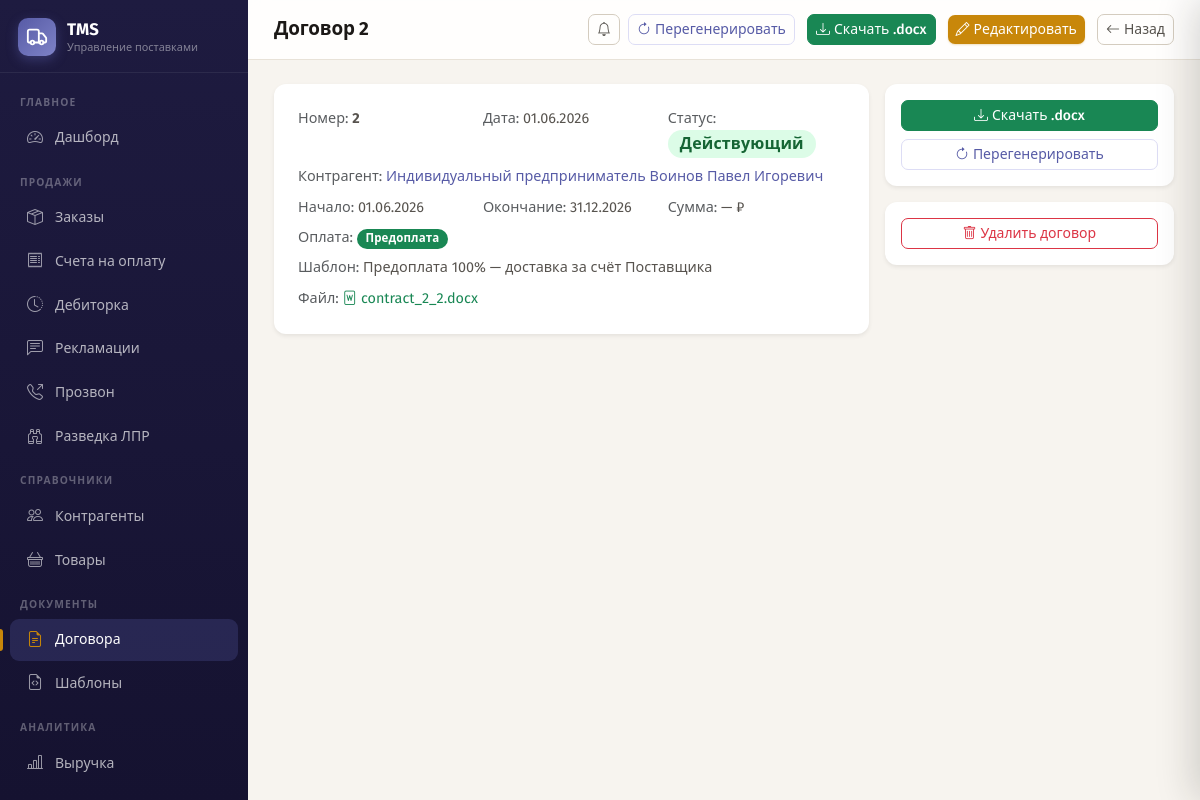
/contracts/2 (signed in), run on the app's committed database.
### app/models.py (models this page shows)
class Contract(Base):
    __tablename__ = "contracts"
    id = Column(Integer, primary_key=True, index=True)
    number = Column(String(50), unique=True, nullable=False)
    date = Column(Date, nullable=False)
    counterparty_id = Column(Integer, ForeignKey("counterparties.id"), nullable=False)
    template_id = Column(Integer, ForeignKey("document_templates.id"))
    subject = Column(String(500))
    status = Column(String(20), default="draft")
    start_date = Column(Date)
    end_date = Column(Date)
    amount = Column(Float)
    payment_type = Column(String(10), default="prepay")  # prepay (предоплата) / deferred (отсрочка)
    payment_days = Column(Integer)  # дней отсрочки (для шаблонов с отсрочкой)
    file_path = Column(String(500))
    notes = Column(Text)
    created_at = Column(DateTime, server_default=func.now())
    counterparty = relationship("Counterparty", back_populates="contracts")
    template = relationship("DocumentTemplate")

class Counterparty(Base):
    __tablename__ = "counterparties"
    id = Column(Integer, primary_key=True, index=True)
    name = Column(String(200), nullable=False)
    trade_name = Column(String(200))
    short_name = Column(String(100))
    inn = Column(String(12))
    kpp = Column(String(9))
    ogrn = Column(String(15))
    legal_address = Column(String(500))
    actual_address = Column(String(500))
    phone = Column(String(50))
    email = Column(String(100))
    contact_person = Column(String(100))
    signatory = Column(String(100))  # Подписант в формате «Фамилия И.О.» (для ИП)
    type = Column(String(20), default="client")  # client / supplier / both
    entity_type = Column(String(10), default="ooo")  # ooo / ip / other
    bank_name = Column(String(200))
    bank_account = Column(String(20))
    bank_bik = Column(String(9))
    bank_corr_account = Column(String(20))
    notes = Column(Text)
    is_active = Column(Boolean, default=True)
    created_at = Column(DateTime, server_default=func.now())
    payment_delay_days = Column(Integer, default=2)           # дней отсрочки
    payment_delay_type = Column(String(10), default="banking") # 'banking' или 'calendar'
    default_discount_pct = Column(Float, default=0.0)
    category = Column(String(1))          # A / B / C / None
    category_manual = Column(Boolean, default=False)  # True = вручную, не пересчитывать
    tg_chat_id = Column(String(100))            # ID чата / группы Telegram
    tg_notify_enabled = Column(Boolean, default=False)  # вкл/выкл отправку заказов
    orders = relationship("Order", back_populates="counterparty", foreign_keys="Order.counterparty_id")
    invoices = relationship("Invoice", back_populates="counterparty")
    contracts = relationship("Contract", back_populates="counterparty")
    claims = relationship("Claim", back_populates="counterparty", order_by="Claim.date.desc()")

class DocumentTemplate(Base):
    __tablename__ = "document_templates"
    id = Column(Integer, primary_key=True, index=True)
    name = Column(String(200), nullable=False)
    type = Column(String(30), default="contract")  # contract / invoice / act / other
    file_path = Column(String(500), nullable=False)
    description = Column(Text)
    is_active = Column(Boolean, default=True)
    created_at = Column(DateTime, server_default=func.now())

### app/routers/contracts.py (the view)
@router.get("/{contract_id}", response_class=HTMLResponse)
@login_required
async def view_contract(request: Request, contract_id: int, db: Session = Depends(get_db)):
    contract = db.query(Contract).filter(Contract.id == contract_id).first()
    if not contract:
        return RedirectResponse(url="/contracts", status_code=302)
    return templates.TemplateResponse(request, "contracts/detail.html", {
        "contract": contract, "statuses": CONTRACT_STATUSES,
    })

### app/templates/contracts/detail.html (shortened to what this page needs)
{% extends "base.html" %}
{% block page_title %}Договор {{ contract.number }}{% endblock %}
{% block topbar_actions %}
  {% if contract.template_id %}
  <a href="/contracts/{{ contract.id }}/generate" class="btn btn-outline-primary btn-sm me-1">
    <i class="bi bi-arrow-clockwise me-1"></i>Перегенерировать
  </a>
  {% endif %}
  {% if contract.file_path %}
  <a href="/contracts/{{ contract.id }}/download" class="btn btn-success btn-sm me-1">
    <i class="bi bi-download me-1"></i>Скачать .docx
  </a>
  {% endif %}
  <a href="/contracts/{{ contract.id }}/edit" class="btn btn-accent btn-sm me-1"><i class="bi bi-pencil me-1"></i>Редактировать</a>
  <a href="/contracts" class="btn btn-outline-secondary btn-sm"><i class="bi bi-arrow-left me-1"></i>Назад</a>
{% endblock %}
{% block content %}
<div class="row g-3">
  <div class="col-lg-8">
    <div class="card border-0 shadow-sm p-4">
      <div class="row g-2" style="font-size:.9rem">
        <div class="col-md-4"><span class="text-muted">Номер:</span> <strong>{{ contract.number }}</strong></div>
        <div class="col-md-4"><span class="text-muted">Дата:</span> {{ contract.date | date_fmt }}</div>
        <div class="col-md-4"><span class="text-muted">Статус:</span>
          <span class="badge badge-{{ contract.status }} fs-6">{{ statuses[contract.status] }}</span>
        </div>
        <div class="col-12"><span class="text-muted">Контрагент:</span> <a href="/counterparties/{{ contract.counterparty_id }}">{{ contract.counterparty.name }}</a></div>
        <div class="col-md-4"><span class="text-muted">Начало:</span> {{ contract.start_date | date_fmt }}</div>
        <div class="col-md-4"><span class="text-muted">Окончание:</span>
          {{ contract.end_date | date_fmt }}
        </div>
        <div class="col-md-4"><span class="text-muted">Сумма:</span> {{ contract.amount | money if contract.amount else '—' }} ₽</div>
        <div class="col-md-4">
          <span class="text-muted">Оплата:</span>
          {% if contract.payment_type == 'deferred' %}
          <span class="badge bg-warning text-dark">Отсрочка платежа{% if contract.payment_days %} — {{ contract.payment_days }} дн.{% endif %}</span>
          {% else %}
          <span class="badge bg-success">Предоплата</span>
          {% endif %}
        </div>
        {% if contract.template %}
        <div class="col-12"><span class="text-muted">Шаблон:</span> {{ contract.template.name }}</div>
        {% endif %}
        {% if contract.file_path %}
        <div class="col-12">
          <span class="text-muted">Файл:</span>
          <a href="/contracts/{{ contract.id }}/download" class="text-success">
            <i class="bi bi-file-word me-1"></i>{{ contract.file_path.split('\\')[-1].split('/')[-1] }}
          </a>
        </div>
        {% endif %}
      </div>
    </div>
  </div>
  <div class="col-lg-4">
    {% if contract.file_path %}
    <div class="card border-0 shadow-sm p-3 mb-3">
      <a href="/contracts/{{ contract.id }}/download" class="btn btn-success btn-sm w-100 mb-2">
        <i class="bi bi-download me-1"></i>Скачать .docx
      </a>
      <a href="/contracts/{{ contract.id }}/generate" class="btn btn-outline-primary btn-sm w-100">
        <i class="bi bi-arrow-clockwise me-1"></i>Перегенерировать
      </a>
    </div>
    {% endif %}
    <div class="card border-0 shadow-sm p-3">
      <form method="post" action="/contracts/{{ contract.id }}/delete" data-confirm="Удалить договор {{ contract.number }}?">
        <button class="btn btn-outline-danger btn-sm w-100"><i class="bi bi-trash me-1"></i>Удалить договор</button>
      </form>
    </div>
  </div>
</div>
{% endblock %}

### app/static/css/app.css (style rules this page uses)
:root { --brand: #575BA6; --brand-600: #4A4E94; --brand-700: #3D4180; --brand-50: #EEEEFF; --brand-100: #DDDDF5; --brand-rgb: 87, 91, 166; --cta: #C8870A; --cta-600: #A86E08; --cta-50: #FEF3DC; --sidebar-bg: #1E1B40; --sidebar-bg-2: #151230; --sidebar-width: 248px; --bg: #F7F4EF; --surface: #FFFFFF; --border: #E8E2D8; --border-strong: #D4CCBF; --text: #1C1917; --text-muted: #78716C; --text-soft: #57534E; --r-sm: 8px; --r: 12px; --r-lg: 16px; --shadow-sm: 0 1px 2px rgba(28,25,23,.06), 0 1px 3px rgba(28,25,23,.04); --shadow: 0 4px 12px rgba(28,25,23,.09); --shadow-lg: 0 12px 32px rgba(28,25,23,.14); --bs-primary: #575BA6; --bs-primary-rgb: 87, 91, 166; --bs-link-color: #575BA6; --bs-link-color-rgb: 87, 91, 166; --bs-link-hover-color: #4A4E94; --bs-border-color: #E8E2D8; --bs-body-color: #57534E; --bs-body-font-family: 'Fira Sans', system-ui, 'Segoe UI', sans-serif; }
* { -webkit-font-smoothing: antialiased; -moz-osx-font-smoothing: grayscale; }
body { font-family: 'Fira Sans', system-ui, 'Segoe UI', sans-serif; background: var(--bg); color: var(--text-soft); font-size: .9rem; line-height: 1.55; }
a { text-decoration: none; }
.card { border: 1px solid var(--border); border-radius: var(--r); box-shadow: var(--shadow-sm); background: var(--surface); }
.badge { font-weight: 600; font-size: .72rem; padding: .38em .75em; border-radius: 999px; letter-spacing: .01em; }
.badge-active { background:#DCFCE7; color:#166534; }
.btn { font-weight: 500; border-radius: var(--r-sm); transition: background .18s ease, box-shadow .18s ease, color .18s ease; cursor: pointer; }
.btn-sm { border-radius: 7px; }
.btn-accent, .btn-accent:focus { background: var(--cta); color: #fff; border: none; box-shadow: 0 1px 2px rgba(200,135,10,.25); }
.btn-outline-primary { color: var(--brand); border-color: var(--brand-100); }
.btn-outline-secondary { color: var(--text-soft); border-color: var(--border-strong); }

### data on the page
Contract: number "2", date "01.06.2026", status "Действующий", start_date "01.06.2026", end_date "31.12.2026", amount "—", file_path "contract_2_2.docx"
Counterparty: counterparty.name "Индивидуальный предприниматель Воинов Павел Игоревич"
DocumentTemplate: template.name "Предоплата 100% — доставка за счёт Поставщика"
